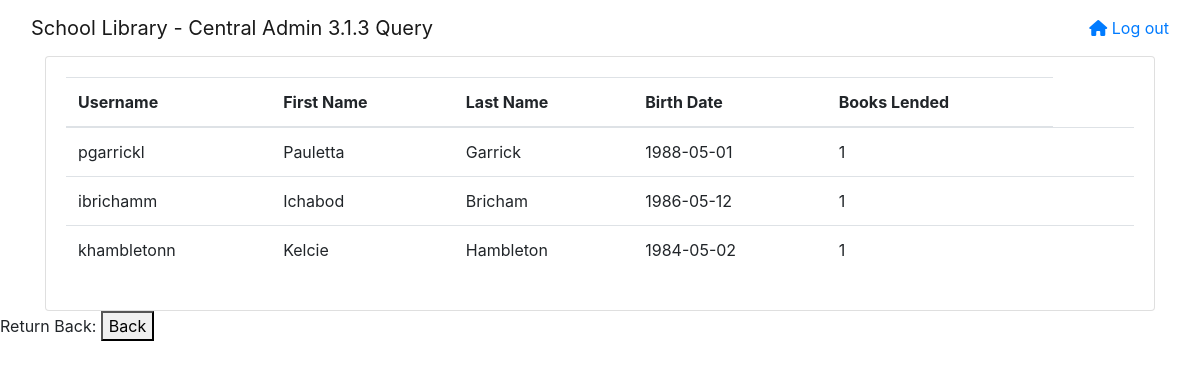
The app's page /Τελικό/central_admin/central_admin_3.1.3.php with its own data.
### tables this page shows
create table if not exists Users (
	Username Varchar(30) not null,
	Password Varchar(30) not null,
	First_Name Varchar(30) not null,
	Last_Name Varchar(30) not null,
	Birth_Date date not null,
	Status Enum ('Student', 'Teacher', 'Admin', 'Central Admin') not null,
	Status2 Enum ('Pending', 'Accepted', 'Requesting','Suspended') default 'Pending',
	Phone_number Varchar(15) not null,  
	Email Varchar(60) not null,
	School_Name Varchar(30) not null,
	Registration_Date timestamp default CURRENT_TIMESTAMP,
	Last_Update timestamp default CURRENT_TIMESTAMP,
	primary key(Username),
	constraint fk_User_School
		FOREIGN KEY (School_Name)
		REFERENCES School (Name)
		ON DELETE RESTRICT
		ON UPDATE CASCADE
);

### Τελικό/central_admin/central_admin_3.1.3.php (the view, shortened to what this page needs)
<!DOCTYPE html>
<html lang = "en">
<head>
    <link rel = "stylesheet" href = "css/styles.css">
    <link rel = "stylesheet" href = "https://cdnjs.cloudflare.com/ajax/libs/font-awesome/6.0.0/css/all.min.css">
    <link rel = "stylesheet" href = "bootstrap/css/bootstrap.min.css">
</head>
<body>
<nav class="navbar navbar-light navbar-expand-md" id="nav-bar">
        <div id="navbar-div" class="container-fluid">
            <a class="navbar-brand" id="nav-bar-text">School Library - Central Admin 3.1.3 Query</a>
            <a id="navbar-items" href="index.php">
                <i class="fa fa-home "></i> Log out
            </a>
        </div>
    </nav>
    <div class="container">
        <div class="row" id="row">
            <div class="col-md-12">
                <div class="card" id="card-container">
                    <div class="card-body" id="card">
                        <?php
                        $conn = OpenCon();
                        $query = "select u.Username, u.First_Name, u.Last_Name, u.Birth_Date, count(l.Serial_number) as Books_Lended from Users u inner join lending l on u.Username=l.Username where (extract(year from CURRENT_DATE)-extract(year from u.Birth_Date)<40) and (u.Status='Teacher' or u.Status='Admin') group by u.Username, u.First_Name, u.Last_Name, u.Birth_Date order by Books_Lended DESC";
                        $result = mysqli_query($conn, $query);
                        if(mysqli_num_rows($result) == 0){
                            echo '<h1 style="margin-top: 5rem;">No Users Found found!</h1>';
                        }
                        else{
                            echo '<div class="table-responsive">';
                                echo '<table class="table">';
                                    echo '<thead>';
                                        echo '<tr>';
                                            echo '<th>Username</th>';
                                            echo '<th>First Name</th>';
                                            echo '<th>Last Name</th>';
                                            echo '<th>Birth Date</th>';
                                            echo '<th>Books Lended</th>';
                                        echo '</tr>';
                                    echo '</thead>';
                                    echo '<tbody>';
                                    while($row = mysqli_fetch_row($result)){
                                        echo '<tr>';
                                            echo '<td>' . $row[0] . '</td>';
                                            echo '<td>' . $row[1] . '</td>';
                                            echo '<td>' . $row[2] . '</td>';
                                            echo '<td>' . $row[3] . '</td>';
                                            echo '<td>' . $row[4] . '</td>';
                                            echo '<td>';
                                            echo '</td>';
                                            echo '<td>';
                                            echo '</td>';
                                        echo '</tr>';
                                    }
                                    echo '</tbody>';
                                echo '</table>';
                            echo '</div>';
                        }
                        ?>
                    </div>
                </div>
            </div>
        </div>
    </div>
    <p>Return Back:
    <a href="./central_admin.php">
        <button type="button">Back</button>
    </a>
    </p>
</body>
</html>

### records on screen
users: Username "pgarrickl", First_Name "Pauletta", Last_Name "Garrick", Birth_Date "1988-05-01", row "1"
users: Username "ibrichamm", First_Name "Ichabod", Last_Name "Bricham", Birth_Date "1986-05-12", row "1"
users: Username "khambletonn", First_Name "Kelcie", Last_Name "Hambleton", Birth_Date "1984-05-02", row "1"
